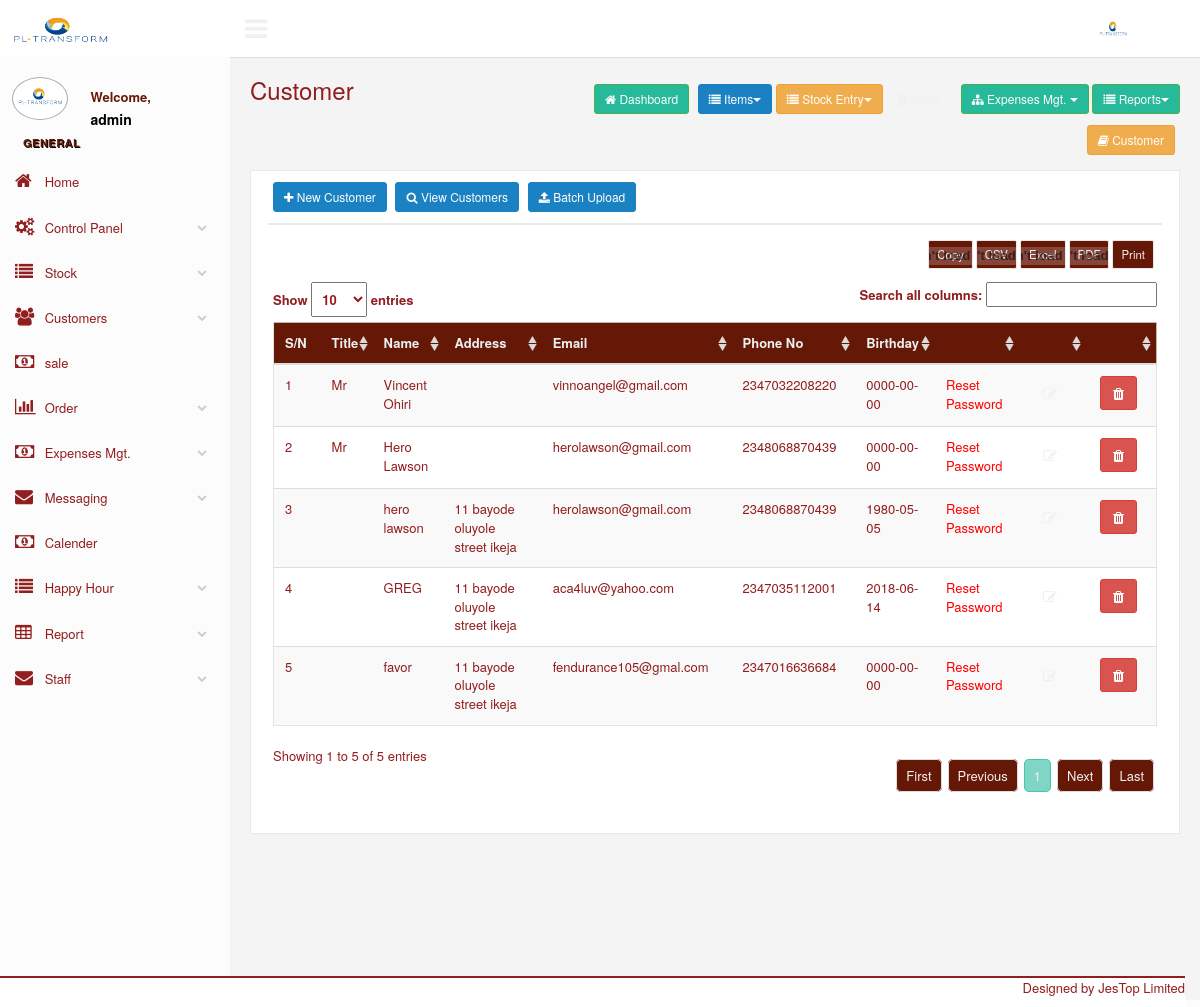
Page /customers.php (signed in) on the committed database.
### tables this page shows
CREATE TABLE `customers` (
  `cid` int(11) NOT NULL,
  `tid` int(11) NOT NULL,
  `name` varchar(50) NOT NULL,
  `address` varchar(255) NOT NULL,
  `email` varchar(50) NOT NULL,
  `phone` varchar(50) NOT NULL,
  `birthday` date NOT NULL,
  `idno` varchar(30) NOT NULL,
  `user` int(11) NOT NULL,
  `xdate` date NOT NULL
);

CREATE TABLE `title` (
  `id` int(11) NOT NULL,
  `class` varchar(20) NOT NULL,
  `xdate` date NOT NULL,
  `user` int(11) NOT NULL,
  `sch` int(11) NOT NULL
);

### customers.php (the view, shortened to what this page needs)
<?php require_once("includes/session.php"); ?>
<?php
	$pg = isset($_GET["pg"]) ? $_GET["pg"] : '';
	$sql = isset($_GET["sql"]) ? $_GET["sql"] : '';
?>
<?php include("header.php"); ?>
<div class="right_col" role="main">
    <div class="">
        <div class="page-title">
            <div class="title_left">
                <h3>Customer</h3>
            </div>
            <div class="title_right">
                <div class="col-md-12 col-sm-12 col-xs-12 form-group pull-right top_search">
                 	<?php include("menu.php");?>
                </div>
            </div>
        </div>
        <div class="clearfix"></div>
        <div class="row">
            <div class="col-md-12 col-sm-12 col-xs-12">
                <div class="x_panel" >
                <div class="x_title">
                    <a href="customers?pg=1" class="btn btn-sm btn-primary"><i class="fa fa-plus"></i> New Customer</a>
                    <a href="customers" class="btn btn-sm btn-primary"><i class="fa fa-search"></i> View Customers</a>
                     <a href="customers?pg=11" class="btn btn-sm btn-primary"><i class="fa fa-upload"></i> Batch Upload</a>
                </div>
                <div class="x_content">
			<?php
				if ($pg == "")
						{
			?>
            <span style="font-family:Arial, Helvetica, sans-serif;font-size:11px;color:#FF0000"><?php echo $sql; ?></span>
							<table class="table table-striped responsive-utilities jambo_table" id="example">
			<?php
						$select_content=("select cid, class, name, address, email, phone, birthday, idno, c.xdate, c.user from customers c left join title t on c.tid=t.id  order by name desc");
						$content_result= mysqli_query($db, $select_content) or die (mysqli_error($db));
						$content = mysqli_fetch_assoc($content_result);
						$num_chk = mysqli_num_rows ($content_result);
						$k = 0
			?>
			<?php
			if ($num_chk == 0)
				{
			?>
								<tr height="23" onMouseOver="this.style.backgroundColor='#FFCC66';" onMouseOut="this.style.backgroundColor='';" bgcolor="#EFEFEF">
									<td colspan="5"  align="center">No Record Found</td>
								</tr>
			<?php
			}
				else
			{
			?>
            		<thead>
                    <tr>
                        <th>S/N</th>
                        <th>Title</th>
                        <th>Name</th>
                         <th>Address</th>
                        <th>Email</th>
                        <th>Phone No</th>
                        <th>Birthday</th>
                        <th>&nbsp;</th>
                        <th>&nbsp;</th>
                        <th>&nbsp;</th>
                    </tr>
                    </thead>
                    <tbody>
			<?php do {
						$k = $k + 1;
						?>
								<tr>
									<td><?php echo $k  ?></td>
                                    <td><?php  echo ucfirst($content ['class'])?></td>
									<td><?php  echo $content['name']?></td>
                                    <td><?php  echo $content['address']?></td>
                                    <td><?php  echo ($content ['email'])?></td>
                                    <td><?php  echo ($content ['phone'])?></td>
                                    <td><?php  echo ($content ['birthday'])?></td>
                                    <td>
										<a style="color:#FF0000" href="customers?id=<?php  echo ($content['cid'])?>&pg=9&m=<?php  echo ($content ['email'])?>" target="_parent">	Reset Password	</a>
									</td>
                                    <td width="5%"  style="font-weight:normal"><a href="customers?id=<?php echo ($content ['cid'])?>&pg=7" target="_parent"  class="btn btn-dark"><i class="fa fa-edit"></i></a></td>
                                    <td width="8%" align="center"><a href="customers?id=<?php  echo ($content ['cid'])?>&pg=6&pg=6&pcode=<?php  echo ($content ['passport'])?>" target="_parent" onClick="return confirmDel();"  class="btn btn-danger"><i class="fa fa-trash"></i></a> </td>
								</tr>
						 <?php } while ($content = mysqli_fetch_assoc($content_result)); ?>
			<?php
				}
			?>
            	</tbody>
			</table>
			<?php
			}
			?>
			</div>
   		</div>
	 </div>
   </div>
 </div>
<?php include("includes/footer.php") ?>

### css/calendar/fullcalendar.print.css (style rules this page uses)
th, td, hr, thead, tbody, .fc-row { border-color: #ccc !important; background: #fff !important; }

### rows in the picture
customers: title.class "Mr", name "Vincent Ohiri", email "vinnoangel@gmail.com", phone "2347032208220", birthday "0000-00-00"
customers: title.class "Mr", name "Hero Lawson", email "herolawson@gmail.com", phone "2348068870439", birthday "0000-00-00"
customers: name "hero lawson", address "11 bayode oluyole street ikeja", email "herolawson@gmail.com", phone "2348068870439", birthday "1980-05-05"
customers: name "GREG", address "11 bayode oluyole street ikeja", email "aca4luv@yahoo.com", phone "2347035112001", birthday "2018-06-14"
customers: name "favor", address "11 bayode oluyole street ikeja", email "fendurance105@gmal.com", phone "2347016636684", birthday "0000-00-00"

### other values in the picture
$_SESSION["username"] "admin"
